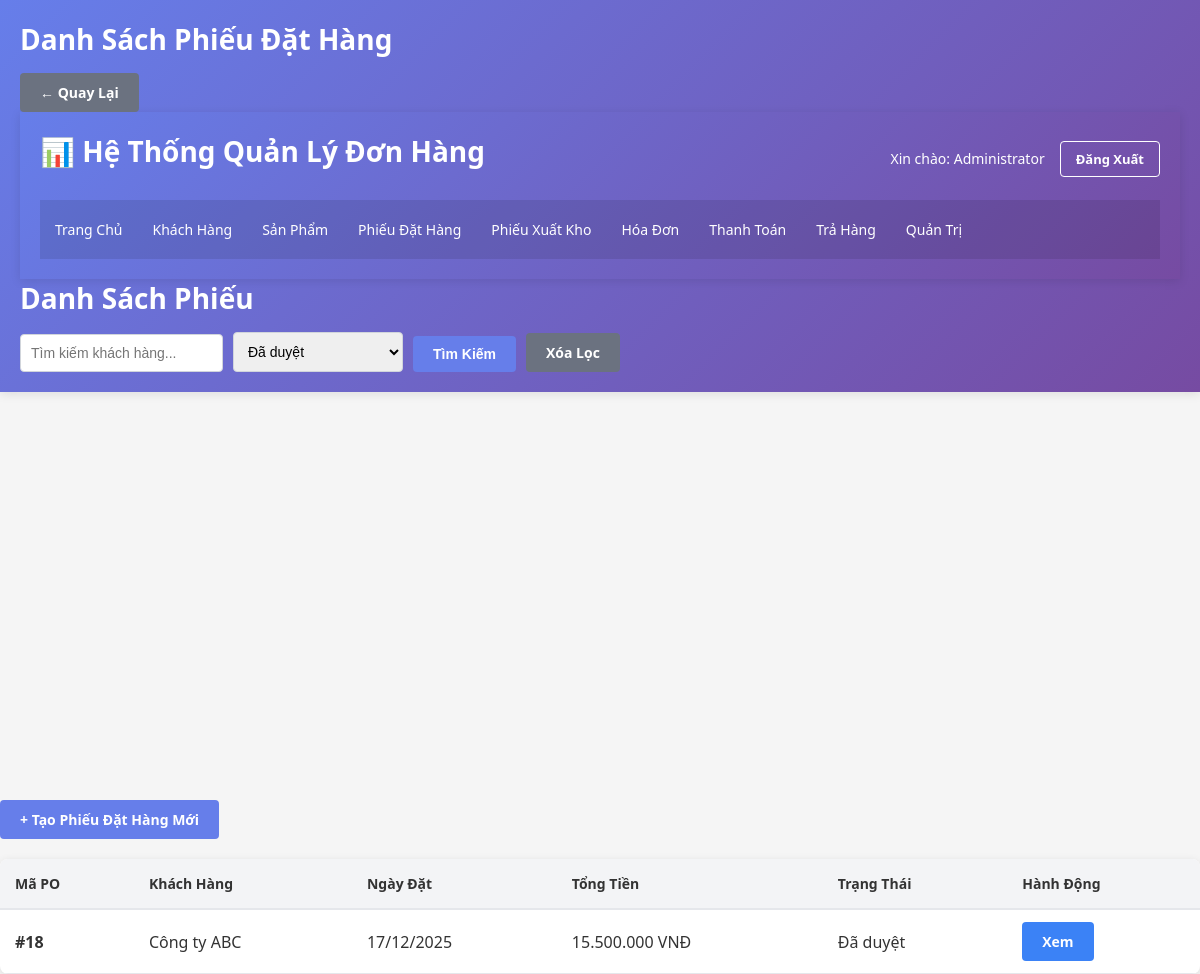
/po_list.php?trang_thai=Đã duyệt (signed in), run on an earlier commit of the app's database.
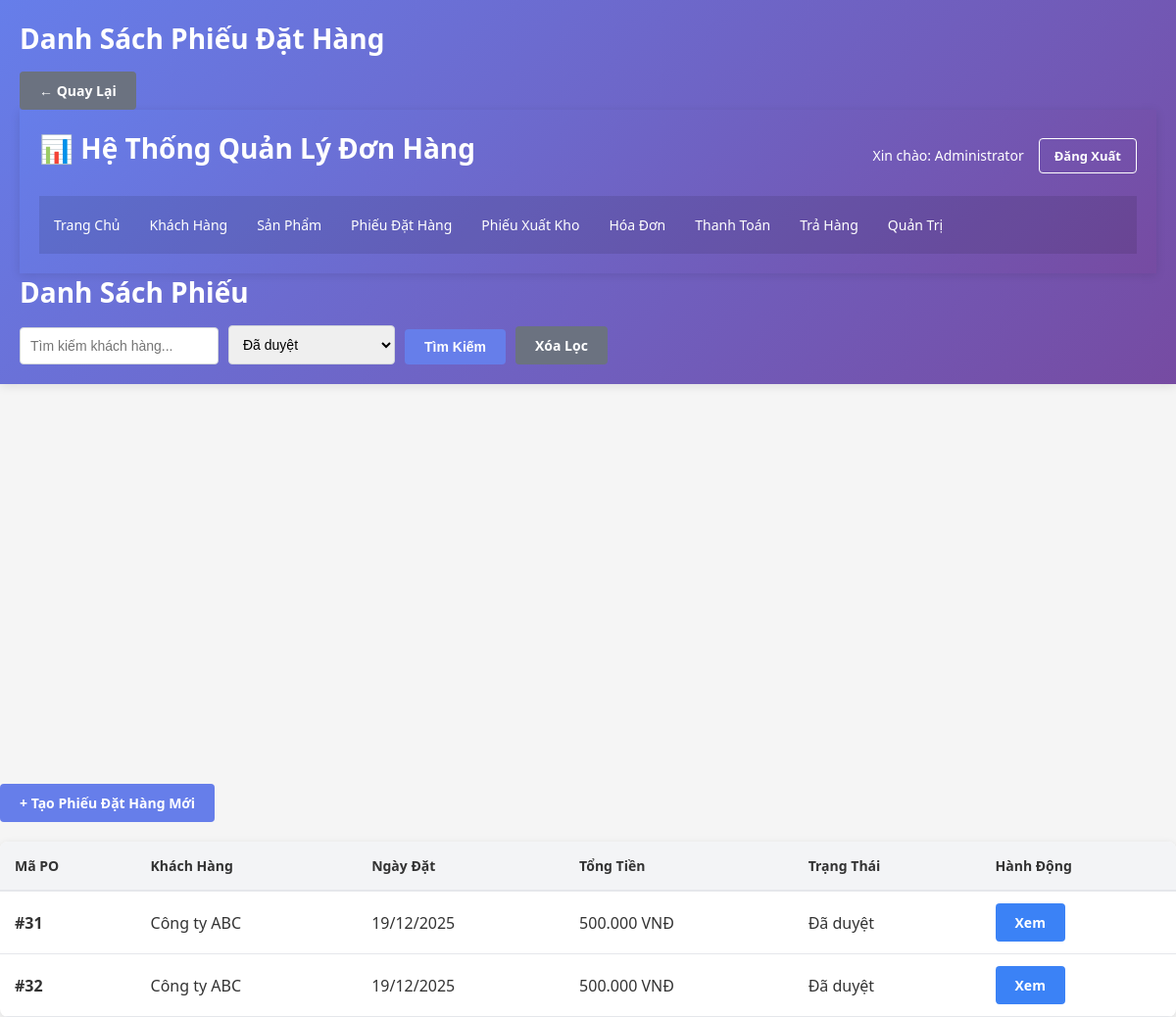
And on a later commit of the database.
### tables this page shows
CREATE TABLE `phieu_dat_hang` (
  `ma_phieu_dat_hang` int(11) NOT NULL,
  `ma_khach_hang` int(11) NOT NULL,
  `ngay_dat` date NOT NULL,
  `tong_tien` decimal(15,2) DEFAULT 0.00,
  `created_by` int(11) DEFAULT NULL,
  `approved_by` int(11) DEFAULT NULL,
  `approved_at` datetime DEFAULT NULL,
  `trang_thai` enum('Chờ duyệt','Đã duyệt','Hủy') DEFAULT 'Chờ duyệt',
  `ghi_chu` text DEFAULT NULL
);

CREATE TABLE `khach_hang` (
  `ma_khach_hang` int(11) NOT NULL,
  `ten_khach_hang` varchar(255) NOT NULL,
  `dia_chi` varchar(500) DEFAULT NULL,
  `dien_thoai` varchar(20) DEFAULT NULL,
  `email` varchar(100) DEFAULT NULL,
  `ngay_tao` datetime DEFAULT current_timestamp(),
  `trang_thai` enum('Hoạt động','Ngừng hoạt động') DEFAULT 'Hoạt động'
);

### config.php (called while the page is built, shortened)
<?php
$servername = "localhost";
$username = "root";
$password = "";
$dbname = "quanlydonhang";
$conn = new mysqli($servername, $username, $password, $dbname);
$conn->set_charset("utf8mb4");
function formatMoney($amount) {
    return number_format($amount, 0, ',', '.');
}
function hasPermission($permissionName) {
    global $conn;
    $userId = intval($_SESSION['user_id']);
    $stmt = $conn->prepare("SELECT 1 FROM user_roles ur JOIN role_permissions rp ON ur.role_id = rp.role_id JOIN permissions p ON rp.permission_id = p.id WHERE ur.user_id = ? AND p.name = ? LIMIT 1");
    $stmt->bind_param("is", $userId, $permissionName);
    $stmt->execute();
    $res = $stmt->get_result();
    return $res->num_rows > 0;
}
?>

### po_list.php (the view, shortened to what this page needs)
<?php
include 'config.php';
$search = '';
$trang_thai = '';
if ($_GET) {
    $search = $_GET['search'] ?? '';
    $trang_thai = $_GET['trang_thai'] ?? '';
}
$sql = "SELECT p.ma_phieu_dat_hang, k.ten_khach_hang, p.ngay_dat, p.tong_tien, p.trang_thai
        FROM phieu_dat_hang p
        JOIN khach_hang k ON p.ma_khach_hang = k.ma_khach_hang
        WHERE 1=1";
if ($trang_thai) {
    $sql .= " AND p.trang_thai = '$trang_thai'";
}
$sql .= " ORDER BY p.ngay_dat DESC";
$result = $conn->query($sql);
?>
<!DOCTYPE html>
<html lang="vi">
<head>
    <link rel="stylesheet" href="../css/style.css">
</head>
<body>
    <div class="container">
        <header>
            <h1>Danh Sách Phiếu Đặt Hàng</h1>
            <a href="../index.php" class="btn-secondary">← Quay Lại</a>
        <?php include 'header.php'; ?>
        <h1>Danh Sách Phiếu</h1>
                <form method="GET" class="filter-form">
                    <input type="text" name="search" placeholder="Tìm kiếm khách hàng..." value="<?php echo htmlspecialchars($search); ?>">
                    <select name="trang_thai">
                        <option value="Đã duyệt" <?php if ($trang_thai == 'Đã duyệt') echo 'selected'; ?>>Đã duyệt</option>
                    </select>
                    <button type="submit" class="btn-primary">Tìm Kiếm</button>
                    <a href="list.php" class="btn-secondary">Xóa Lọc</a>
                </form>
            </div>
            <div class="actions-section">
                <a href="create.php" class="btn-primary">+ Tạo Phiếu Đặt Hàng Mới</a>
            </div>
            <table class="table">
                <thead>
                    <tr>
                        <th>Mã PO</th>
                        <th>Khách Hàng</th>
                        <th>Ngày Đặt</th>
                        <th>Tổng Tiền</th>
                        <th>Trạng Thái</th>
                        <th>Hành Động</th>
                    </tr>
                </thead>
                <tbody>
                    <?php
                    if ($result->num_rows > 0) {
                        while($row = $result->fetch_assoc()) {
                            echo "<tr>";
                            echo "<td><strong>#" . $row['ma_phieu_dat_hang'] . "</strong></td>";
                            echo "<td>" . htmlspecialchars($row['ten_khach_hang']) . "</td>";
                            echo "<td>" . date('d/m/Y', strtotime($row['ngay_dat'])) . "</td>";
                            echo "<td>" . formatMoney($row['tong_tien']) . " VNĐ</td>";
                            echo "<td><span class='status-" . strtolower(str_replace(' ', '-', $row['trang_thai'])) . "'>" . $row['trang_thai'] . "</span></td>";
                            echo "<td>";
                            echo "<a href='detail.php?id=" . $row['ma_phieu_dat_hang'] . "' class='btn-info'>Xem</a> ";
                            echo "</td>";
                            echo "</tr>";
                        }
                    } else {
                        echo "<tr><td colspan='6' style='text-align: center;'>Không có phiếu đặt hàng</td></tr>";
                    }
                    ?>
                </tbody>
            </table>
</body>
</html>

### header.php (shortened to what this page needs)
<?php
$current_file = basename($_SERVER['PHP_SELF']);
$current_path = parse_url($_SERVER['REQUEST_URI'], PHP_URL_PATH);
?>
<header>
    <div class="header-top">
        <h1>📊 Hệ Thống Quản Lý Đơn Hàng</h1>
        <div class="user-info">
            <span>Xin chào: <?php echo htmlspecialchars($_SESSION['user_name']); ?></span>
            <a href="/logout.php" class="btn-logout">Đăng Xuất</a>
        </div>
    </div>
    <nav class="navbar">
        <ul>
            <li><a href="/index.php" class="<?= $current_file=='index.php' ? 'active' : '' ?>">Trang Chủ</a></li>
            <?php if (hasPermission('manage_users')): ?>
                <li><a href="/khach_hang/list.php" class="<?= strpos($current_path,'/khach_hang')!==false ? 'active' : '' ?>">Khách Hàng</a></li>
            <?php endif; ?>
            <?php if (hasPermission('manage_users')): ?>
                <li><a href="/san_pham/list.php" class="<?= strpos($current_path,'/san_pham')!==false ? 'active' : '' ?>">Sản Phẩm</a></li>
            <?php endif; ?>
            <?php if (hasPermission('view_po')): ?>
                <li><a href="/phieu_dat_hang/list.php" class="<?= strpos($current_path,'/phieu_dat_hang')!==false ? 'active' : '' ?>">Phiếu Đặt Hàng</a></li>
            <?php endif; ?>
            <?php if (hasPermission('execute_pxk') || hasRole('kho')): ?>
                <li><a href="/phieu_xuat_kho/list.php" class="<?= strpos($current_path,'/phieu_xuat_kho')!==false ? 'active' : '' ?>">Phiếu Xuất Kho</a></li>
            <?php endif; ?>
            <?php if (hasPermission('create_invoice') || hasPermission('issue_invoice')): ?>
                <li><a href="/hoa_don/list.php" class="<?= strpos($current_path,'/hoa_don')!==false ? 'active' : '' ?>">Hóa Đơn</a></li>
            <?php endif; ?>
            <?php if (hasPermission('record_payment')): ?>
                <li><a href="/thanh_toan/list.php" class="<?= strpos($current_path,'/thanh_toan')!==false ? 'active' : '' ?>">Thanh Toán</a></li>
            <?php endif; ?>
            <?php if (hasPermission('create_return') || hasPermission('approve_return') || hasRole('kho')): ?>
                <li><a href="/tra_hang/list.php" class="<?= strpos($current_path,'/tra_hang')!==false ? 'active' : '' ?>">Trả Hàng</a></li>
            <?php endif; ?>
            <?php if (hasPermission('manage_users')): ?>
                <li><a href="/admin/users.php" class="<?= strpos($current_path,'/admin')!==false ? 'active' : '' ?>">Quản Trị</a></li>
            <?php endif; ?>
        </ul>
    </nav>
</header>

### css/style.css (style rules this page uses)
* { margin: 0; padding: 0; box-sizing: border-box; }
body { font-family: 'Segoe UI', Tahoma, Geneva, Verdana, sans-serif; background-color: #f5f5f5; color: #333; }
.container { max-width: 1200px; margin: 0 auto; min-height: 100vh; display: flex; flex-direction: column; }
header { background: linear-gradient(135deg, #667eea 0%, #764ba2 100%); color: white; padding: 20px; box-shadow: 0 2px 10px rgba(0,0,0,0.1); }
header h1 { font-size: 28px; margin-bottom: 15px; }
.header-top { display: flex; justify-content: space-between; align-items: center; margin-bottom: 15px; }
.user-info { display: flex; align-items: center; gap: 15px; }
.user-info span { font-size: 14px; }
.navbar { background-color: rgba(0,0,0,0.1); padding: 10px 0; }
.navbar ul { list-style: none; display: flex; flex-wrap: wrap; gap: 0; }
.navbar a { color: white; padding: 8px 15px; text-decoration: none; display: block; transition: background-color 0.3s; font-size: 14px; }
.table { width: 100%; border-collapse: collapse; background: white; box-shadow: 0 2px 8px rgba(0,0,0,0.1); border-radius: 8px; overflow: hidden; }
.table thead { background-color: #f3f4f6; border-bottom: 2px solid #e5e7eb; }
.table th { padding: 15px; text-align: left; font-weight: 600; color: #333; font-size: 14px; }
.table td { padding: 12px 15px; border-bottom: 1px solid #e5e7eb; }
.btn-primary, .btn-secondary, .btn-danger, .btn-warning, .btn-info, .btn-logout { padding: 10px 20px; border: none; border-radius: 4px; font-size: 14px; cursor: pointer; text-decoration: none; display: inline-block; transition: all 0.3s; font-weight: 600; }
.btn-primary { background-color: #667eea; color: white; }
.btn-secondary { background-color: #6b7280; color: white; }
.btn-info { background-color: #3b82f6; color: white; }
.btn-logout { background-color: transparent; color: white; border: 1px solid white; padding: 8px 15px; font-size: 13px; }
.filter-form { display: flex; gap: 10px; align-items: flex-end; flex-wrap: wrap; }
.filter-form input, .filter-form select { padding: 10px; border: 1px solid #d1d5db; border-radius: 4px; font-size: 14px; }
.actions-section { margin-bottom: 20px; }
.navbar ul li a { padding: 10px 15px; display: block; text-decoration: none; color: #ffffff; }

What changed in the data, as far as the page shows it:
removed phieu_dat_hang: ma_phieu_dat_hang "18", ma_khach_hang.ten_khach_hang "Công ty ABC", ngay_dat "17/12/2025", tong_tien "15.500.000", trang_thai "Đã duyệt"
added phieu_dat_hang: ma_phieu_dat_hang "31", ma_khach_hang.ten_khach_hang "Công ty ABC", ngay_dat "19/12/2025", tong_tien "500.000", trang_thai "Đã duyệt"
added phieu_dat_hang: ma_phieu_dat_hang "32", ma_khach_hang.ten_khach_hang "Công ty ABC", ngay_dat "19/12/2025", tong_tien "500.000", trang_thai "Đã duyệt"
